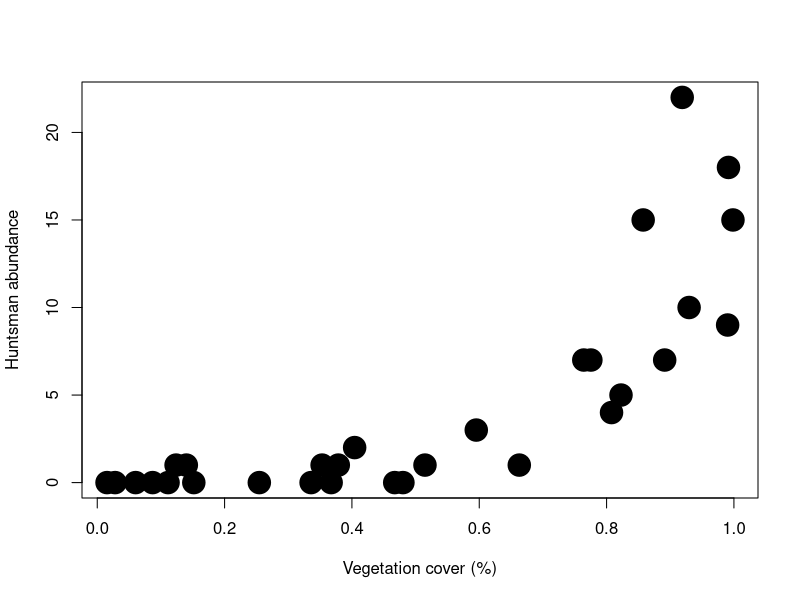

The R script that drew this image:
########################################################################################
##### CODE FOR ANALYSING THE INFLUENCE OF VEGETATION COVER ON  HUNTSMAN ABUNDANCE ######
########################################################################################

##### R script for simulating and producing Poisson-log GLM for modelling the abundance of hunstman spiders as a function of vegetation cover

##### This code has been used to provide an example on how to model abundance data:
##### http://pablogarcia-diaz.blogspot.com.au/2016/03/simple-models-for-abundance-ecologyis.html

##### Read the readme file for this repository before running any analyses


###### SIMULATE THE DATA

#### sample.size: number of plots surveyed for huntsman, n = 30

set.seed(1000)

sample.size<-30

#### Simulate vegetation cover data for the survey plots from a Beta distribution

veg.cov<-rbeta(sample.size, 0.5, 0.5)

#### Define the parameters of the Poisson-log GLM for the relationship between the huntsman abundance and the vegetation cover

intercept.sim=-2 	#### Intercept
slope.sim=5		#### Slope

#### Define the mean huntsman abundance ? as a function of the vegetation cover

lambda<-exp(intercept.sim+slope.sim*veg.cov)

#### Finally, obtain the huntsman abundance in each and every survey plot by drawing values from a Poisson distribution with mean ?

abundance<-rpois(sample.size, lambda)

##### Plot the simulated relationship between the huntsman abundance and the vegetation cover

plot(abundance~veg.cov, xlab="Vegetation cover (%)", ylab="Huntsman abundance", pch=19, cex=3)



###### MODEL ABUNDANCE

#### Fit a Poisson-log GLM to the huntsman abundance (dependent variable) and vegetation cover data (independent), and have a look at the summary table

fit1<-glm(abundance~veg.cov, family=poisson())

summary(fit1)

#### Calculate the 95% Confidence Intervals

conf.int<-confint(fit1)

conf.int

